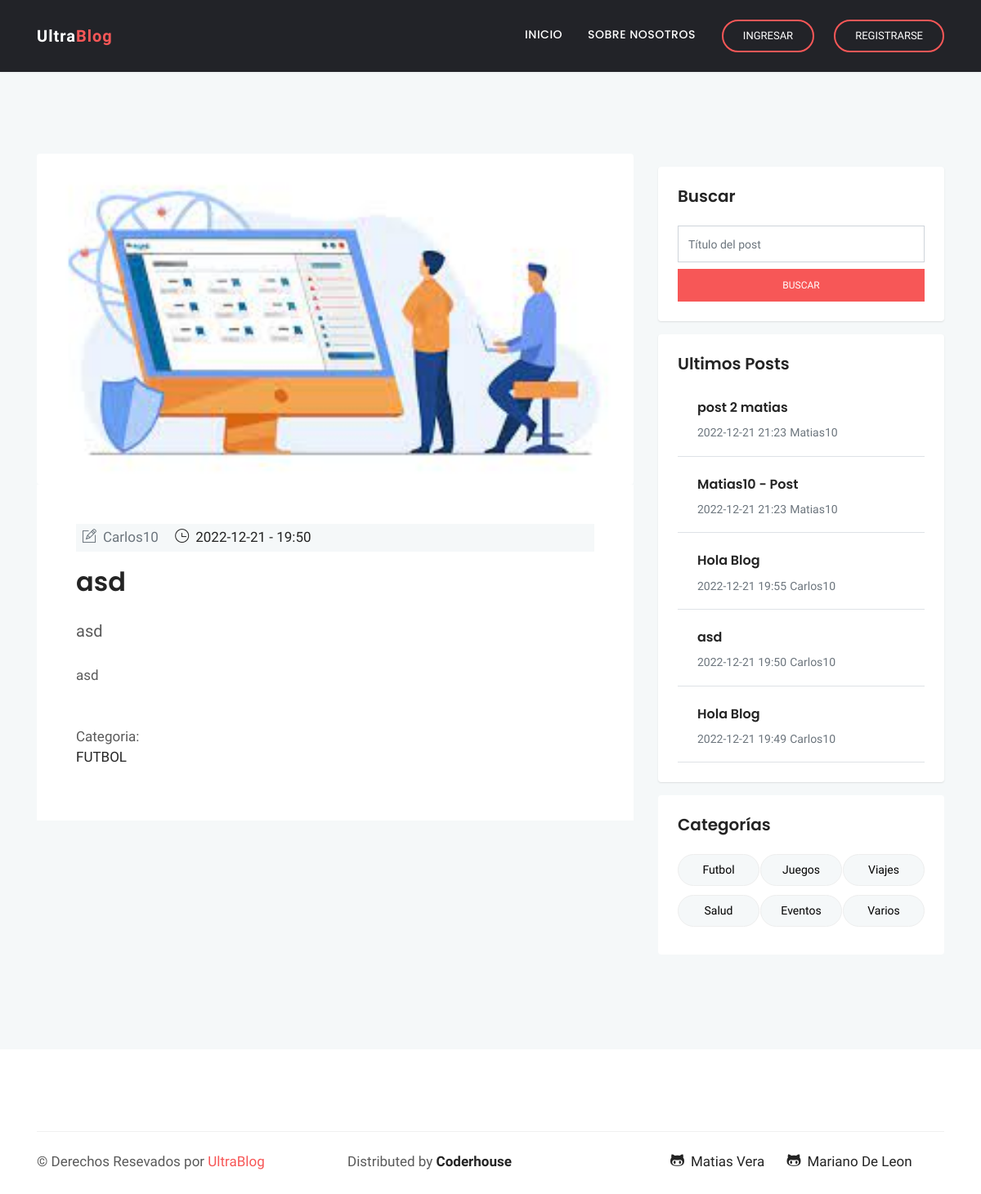
The app's page /Blog/post/21, older data.
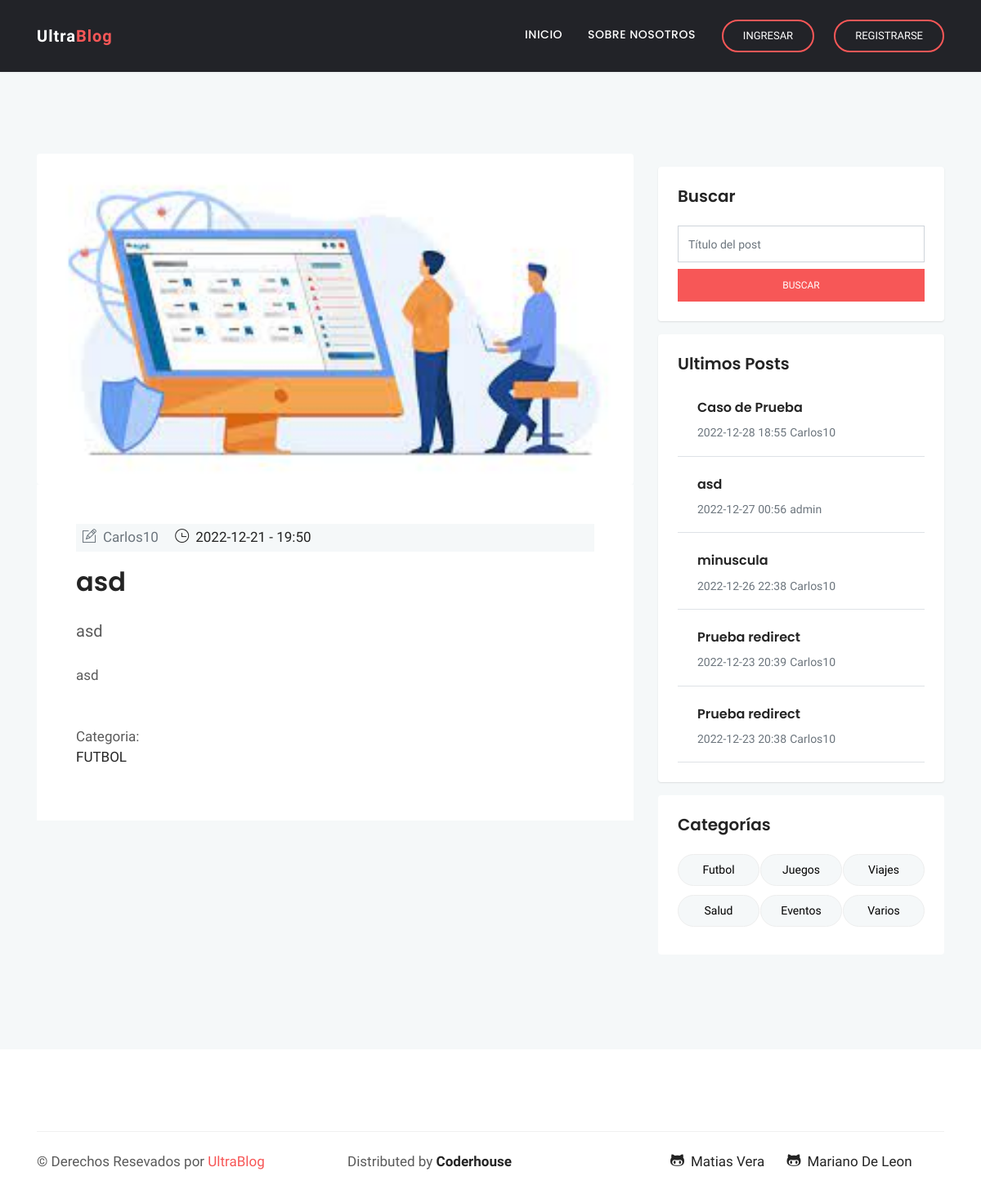
The same page, newer data.
### Blog/models.py (models this page shows, shortened)
class Post(models.Model):
    titulo = models.CharField(max_length=20)
    subtitulo = models.CharField(max_length=50)
    cuerpo = RichTextField(verbose_name="Contenido")
    autor = models.ForeignKey(User, on_delete=models.CASCADE)
    fecha = models.DateTimeField()
    imagen = models.ImageField(upload_to='media')
    Categorias = (
    ("Futbol", "Futbol"),
    ("Juegos", "Juegos"),
    ("Viajes", "Viajes"),
    ("Salud", "Salud"),
    ("Eventos", "Eventos"),
    ("Varios", "Varios"),
    )
    categoria = models.CharField(max_length=9, choices=Categorias, default="Varios")

### Blog/views.py (the view)
# urls.py: path("post/<id>", post, name="_post"),
def post(request, id):
    post=Post.objects.get(id=id)
    try:
        imagen=post.imagen.url
    except:
        imagen="/media/defecto.jpg"
    return render (request, "post.html", {"post": post, "imagen": imagen})

### PF_Python/context_processors.py (called while the page is built)
def ObtenerRecientes (request):
    recientes = Post.objects.all().order_by('-fecha')[:5]
    return {"recientes": recientes}

def ObtenerAvatar(request):
    if request.user.is_authenticated:
        lista=Avatar.objects.filter(user=request.user)
        if len(lista)!=0:
            imagen=lista[0].imagen.url
        else:
            imagen="../../media/avatares/avatarpordefecto.png"
        return {"avatar":imagen}
    else:
        imagen="../../media/avatares/avatarpordefecto.png"
        return {"avatar":imagen}

### Blog/templates/post.html
{% extends "padre.html" %}
{% block contenido %}
<div class="single-blog-item" style="display: flex;flex-direction: column;">
    <img src="{{imagen}}"  onerror="this.src='/media/defecto.jpg';" class="img-fluid rounded" >
    <div class="blog-item-content bg-white p-5">
        <div class="blog-item-meta bg-gray py-1 px-2">
            <span class="text-muted text-capitalize mr-3"><i class="ti-pencil-alt mr-2"></i>{{ post.autor }}</span>
            <span class="text-black text-capitalize mr-3"><i class="ti-time mr-1"></i> {{ post.fecha|date:'Y-m-d -  H:i' }}</span>
        </div>
        <h2 class="mt-3 mb-4">{{ post.titulo }}</h2>
        <p class="lead mb-4">{{ post.subtitulo }}</p>
        <p class="lead mb-4 font-weight-normal text-black">{{ post.cuerpo|safe }}</p>
        <div class="tag-option mt-5 clearfix">
            <ul class="float-left list-inline">
                <li>Categoria:</li>
                <li class="list-inline-item"><a href="#" rel="tag">{{ post.categoria }} </a></li>
            </ul>
        </div>
    </div>
</div>
{% endblock %}

### Blog/templates/padre.html (shortened to what the changed rows need)
<!doctype html>
<html lang="en">
<head>
{% load static %}
<link href="{% static 'css/styles_chat.css' %}"rel="stylesheet" />
<link rel="stylesheet" href="{% static 'plugins/bootstrap/css/bootstrap.min.css' %}">
<link rel="stylesheet" href="{% static 'plugins/themify/css/themify-icons.css' %}">
<link rel="stylesheet" href="{% static 'plugins/fontawesome/css/all.css' %}">
<link rel="stylesheet" href="{% static 'plugins/magnific-popup/dist/magnific-popup.css' %}">
<link rel="stylesheet" href="{% static 'plugins/slick-carousel/slick/slick.css' %}">
<link rel="stylesheet" href="{% static 'plugins/slick-carousel/slick/slick-theme.css' %}" >
<link rel="stylesheet" href="{% static 'css/style.css' %}">
<link rel="stylesheet" href="{% static 'css/style_propio.css' %}">
</head>
<body>
<div class="main-wrapper ">
<section class="section blog-wrap bg-gray">
    <div class="container">
        <div class="row">
            <div class="col-lg-8">
{% block contenido %}
{% endblock %}
</div>
	<div class="col-lg-4">
	<div class="sidebar-wrap">
	<div class="sidebar-widget latest-post card border-0 p-4 mb-3">
		{% for reciente in recientes%}
        <div class="media border-bottom py-3">
            <a href="#"><img class="mr-4" src="" alt=""></a>
            <div class="media-body">
                <h6 class="my-2"><a href="{% url '_post' reciente.id %}">{{reciente.titulo}}</a></h6>
                <span class="text-sm text-muted">{{reciente.fecha|date:'Y-m-d H:i'}}</span>
				<a href = "{% url '_perfil'%}" class="text-sm text-muted">{{reciente.autor}}</a>
            </div>
        </div>
		{% endfor %}
	</div>
</section>
    </div>
</body>
</html>

Row changes from the older to the newer data that the page shows:
no longer on one of the page's lists (row unchanged): Post: titulo "asd", fecha "2022-12-21 19:50", autor "Carlos10"
no longer on this page (row unchanged): Post: titulo "post 2 matias", fecha "2022-12-21 21:23", autor "Matias10"
no longer on this page (row unchanged): Post: titulo "Matias10 - Post", fecha "2022-12-21 21:23", autor "Matias10"
no longer on this page (row unchanged): Post: titulo "Hola Blog", fecha "2022-12-21 19:55", autor "Carlos10"
no longer on this page (row unchanged): Post: titulo "Hola Blog", fecha "2022-12-21 19:49", autor "Carlos10"
added Post: titulo "Caso de Prueba", fecha "2022-12-28 18:55", autor "Carlos10"
added Post: titulo "asd", fecha "2022-12-27 00:56", autor "admin"
added Post: titulo "minuscula", fecha "2022-12-26 22:38", autor "Carlos10"
added Post: titulo "Prueba redirect", fecha "2022-12-23 20:39", autor "Carlos10"
added Post: titulo "Prueba redirect", fecha "2022-12-23 20:38", autor "Carlos10"
